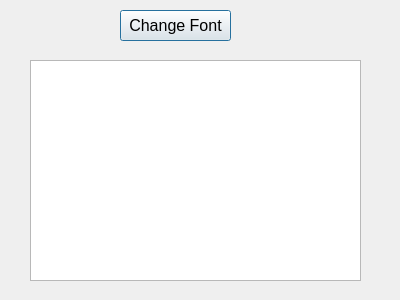
<?xml version="1.0" encoding="UTF-8"?>
<ui version="4.0">
 <class>Dialog</class>
 <widget class="QDialog" name="Dialog">
  <property name="geometry">
   <rect>
    <x>0</x>
    <y>0</y>
    <width>400</width>
    <height>300</height>
   </rect>
  </property>
  <property name="windowTitle">
   <string>Dialog</string>
  </property>
  <widget class="QTextEdit" name="textEdit">
   <property name="geometry">
    <rect>
     <x>30</x>
     <y>60</y>
     <width>331</width>
     <height>221</height>
    </rect>
   </property>
  </widget>
  <widget class="QPushButton" name="pushButtonFont">
   <property name="geometry">
    <rect>
     <x>120</x>
     <y>10</y>
     <width>111</width>
     <height>31</height>
    </rect>
   </property>
   <property name="font">
    <font>
     <pointsize>12</pointsize>
    </font>
   </property>
   <property name="text">
    <string>Change Font</string>
   </property>
  </widget>
 </widget>
 <resources/>
 <connections/>
</ui>
